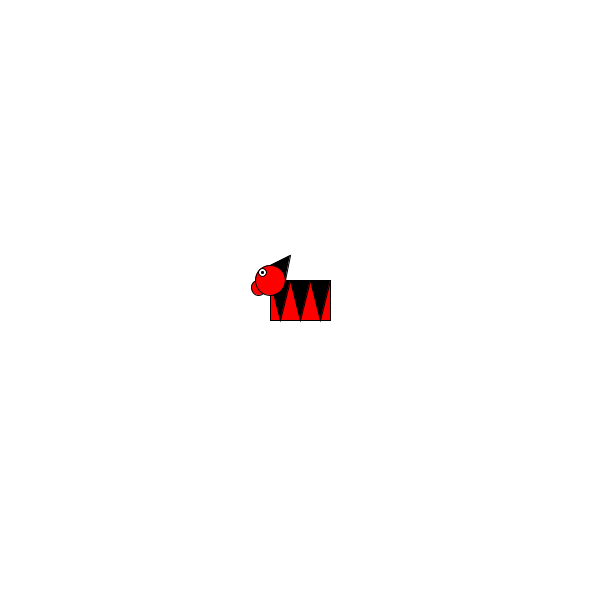
Frame 1 (no input)
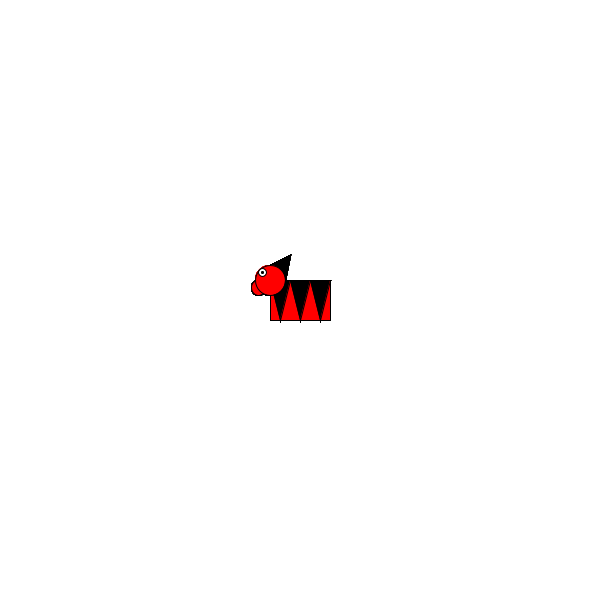
Frame 60 (the mouse pressed at the canvas centre just before this capture)
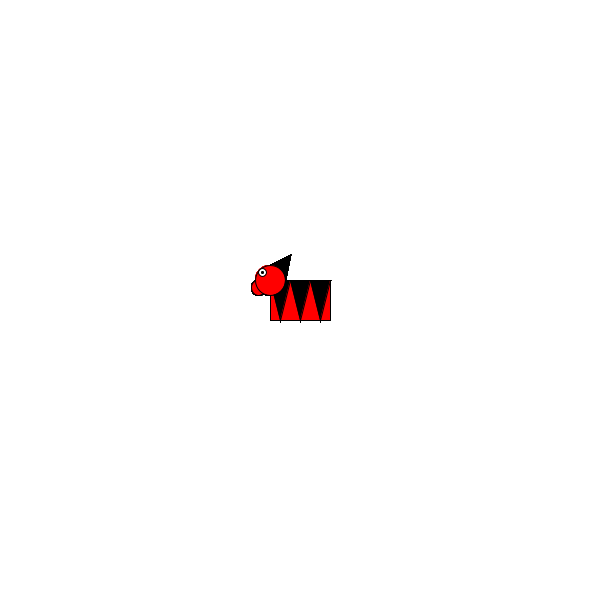
Frame 120 (the mouse held since frame 60 and released just before this capture)

The Processing sketch that drew these frames (run headless with seeded random() and noise(); from frame 60 on, the mouse is pressed at the canvas centre):

// Processing sketch: Project_Apex
// ── Project_Apex.pde
float ax, ay, bx, by, cx, cy;
int centreX;
int centreY;
float rwidth = 60;
float rheight = 40;
float diam = 30;

//this is a tiger

void setup() {
  size(600, 600);
  background(255);
  centreX = width/2;
  centreY = height/2;
}

void draw() {
  rectMode(CENTER);

  //body
  fill(255, 0, 0);
  rect(centreX, centreY, rwidth, rheight);

  //Stripes
  fill(0);
  ax = centreX - (rwidth/2);
  ay = centreY - (rheight/2);
  bx = ax + rwidth/3;
  by = ay;
  cx = ax + rwidth/6;
  cy = ay + rheight;
  for (int i = 0; i<3; i++) {
    triangle(ax, ay, bx, by, cx, cy);
    ax = bx;
    bx = ax + rwidth/3;
    cx = cx + rwidth/3;
  }
  
  //ear
  fill(0);
  ax = centreX - (rwidth/2);
  bx = ax + (3*rwidth)/12;
  by = centreY - (rheight/2);
  ay = by - diam/2;
  cx = ax + rwidth/3;
  cy = ay - rheight/4;
  triangle(ax, ay, bx, by, cx, cy);
  
  //nose
  fill(255, 0, 0);
  ax = (centreX - (rwidth/2)) - (3*diam)/8;
  ay = (centreY - (rheight/2)) + diam/4; 
  ellipse(ax,ay,diam/2,diam/2);

  //face
  fill(255, 0, 0);
  ax = centreX - (rwidth/2);
  ay = centreY - (rheight/2);
  circle(ax, ay, diam);
  
  //eye
  fill(255);
  ax = (centreX - (rwidth/2)) - diam/4;
  ay = (centreY - (rheight/2)) - diam/4;
  circle(ax,ay,diam/4);
  fill(0);
  circle(ax,ay,diam/12);
}
